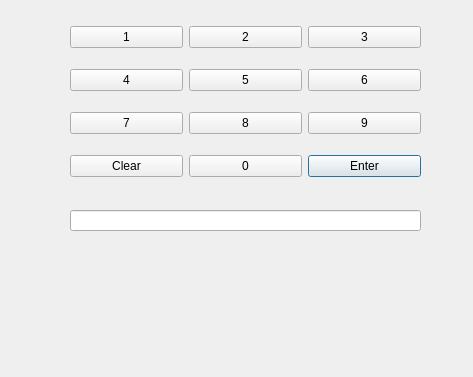
<?xml version="1.0" encoding="UTF-8"?>
<ui version="4.0">
 <class>PinDialog</class>
 <widget class="QDialog" name="PinDialog">
  <property name="geometry">
   <rect>
    <x>0</x>
    <y>0</y>
    <width>473</width>
    <height>377</height>
   </rect>
  </property>
  <property name="windowTitle">
   <string>Dialog</string>
  </property>
  <widget class="QWidget" name="gridLayoutWidget">
   <property name="geometry">
    <rect>
     <x>70</x>
     <y>11</y>
     <width>351</width>
     <height>181</height>
    </rect>
   </property>
   <layout class="QGridLayout" name="gridLayout">
    <item row="3" column="2">
     <widget class="QPushButton" name="EnterBtn">
      <property name="text">
       <string>Enter</string>
      </property>
     </widget>
    </item>
    <item row="2" column="0">
     <widget class="QPushButton" name="A7">
      <property name="text">
       <string>7</string>
      </property>
     </widget>
    </item>
    <item row="0" column="1">
     <widget class="QPushButton" name="A2">
      <property name="text">
       <string>2</string>
      </property>
     </widget>
    </item>
    <item row="1" column="0">
     <widget class="QPushButton" name="A4">
      <property name="text">
       <string>4</string>
      </property>
     </widget>
    </item>
    <item row="2" column="2">
     <widget class="QPushButton" name="A9">
      <property name="text">
       <string>9</string>
      </property>
     </widget>
    </item>
    <item row="0" column="2">
     <widget class="QPushButton" name="A3">
      <property name="text">
       <string>3</string>
      </property>
     </widget>
    </item>
    <item row="3" column="0">
     <widget class="QPushButton" name="ClearBtn">
      <property name="text">
       <string>Clear</string>
      </property>
     </widget>
    </item>
    <item row="1" column="2">
     <widget class="QPushButton" name="A6">
      <property name="text">
       <string>6</string>
      </property>
     </widget>
    </item>
    <item row="0" column="0">
     <widget class="QPushButton" name="A1">
      <property name="text">
       <string>1</string>
      </property>
     </widget>
    </item>
    <item row="3" column="1">
     <widget class="QPushButton" name="A0">
      <property name="text">
       <string>0</string>
      </property>
     </widget>
    </item>
    <item row="1" column="1">
     <widget class="QPushButton" name="A5">
      <property name="text">
       <string>5</string>
      </property>
     </widget>
    </item>
    <item row="2" column="1">
     <widget class="QPushButton" name="A8">
      <property name="text">
       <string>8</string>
      </property>
     </widget>
    </item>
   </layout>
  </widget>
  <widget class="QLineEdit" name="lineEdit">
   <property name="geometry">
    <rect>
     <x>70</x>
     <y>210</y>
     <width>351</width>
     <height>21</height>
    </rect>
   </property>
  </widget>
 </widget>
 <resources/>
 <connections/>
</ui>
